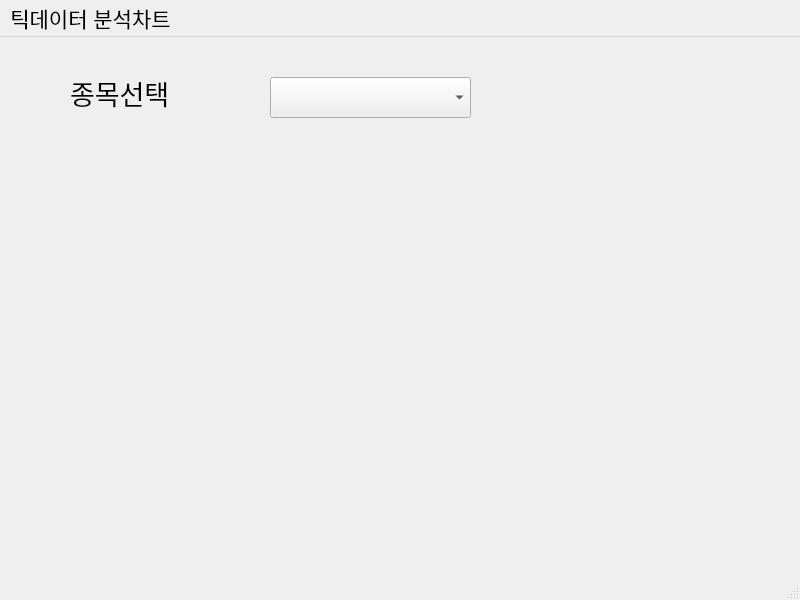
<?xml version="1.0" encoding="UTF-8"?>
<ui version="4.0">
 <class>MainWindow</class>
 <widget class="QMainWindow" name="MainWindow">
  <property name="geometry">
   <rect>
    <x>0</x>
    <y>0</y>
    <width>800</width>
    <height>600</height>
   </rect>
  </property>
  <property name="font">
   <font>
    <family>Arial</family>
    <pointsize>16</pointsize>
   </font>
  </property>
  <property name="windowTitle">
   <string>MainWindow</string>
  </property>
  <widget class="QWidget" name="centralwidget">
   <widget class="QLabel" name="label">
    <property name="geometry">
     <rect>
      <x>70</x>
      <y>20</y>
      <width>141</width>
      <height>71</height>
     </rect>
    </property>
    <property name="font">
     <font>
      <family>Arial</family>
      <pointsize>20</pointsize>
     </font>
    </property>
    <property name="text">
     <string>종목선택</string>
    </property>
   </widget>
   <widget class="QComboBox" name="comboBox">
    <property name="geometry">
     <rect>
      <x>270</x>
      <y>40</y>
      <width>201</width>
      <height>41</height>
     </rect>
    </property>
   </widget>
  </widget>
  <widget class="QMenuBar" name="menubar">
   <property name="geometry">
    <rect>
     <x>0</x>
     <y>0</y>
     <width>800</width>
     <height>26</height>
    </rect>
   </property>
   <widget class="QMenu" name="menu">
    <property name="title">
     <string>틱데이터 분석차트</string>
    </property>
   </widget>
   <addaction name="menu"/>
  </widget>
  <widget class="QStatusBar" name="statusbar"/>
 </widget>
 <resources/>
 <connections/>
</ui>
